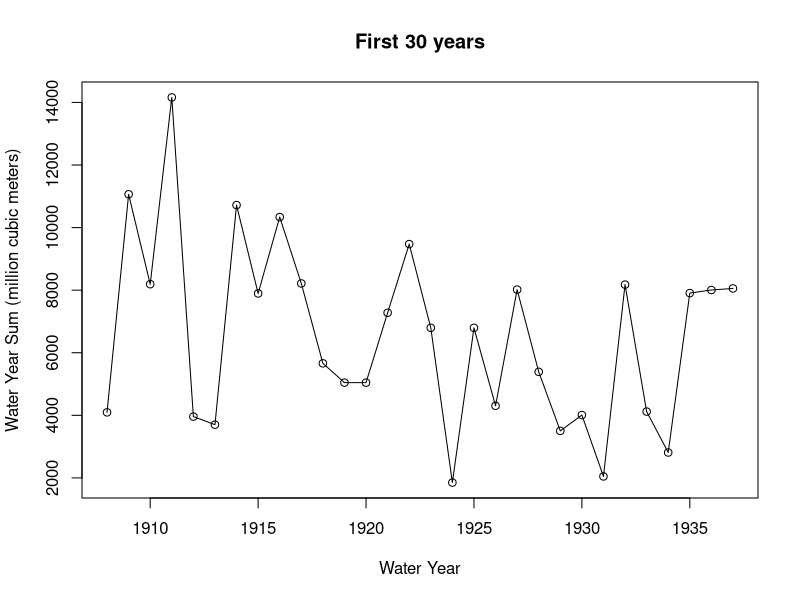
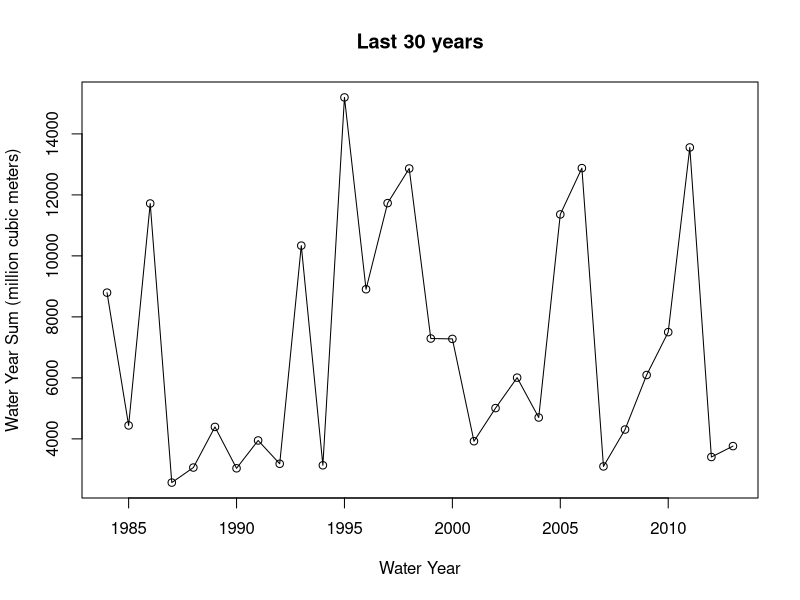
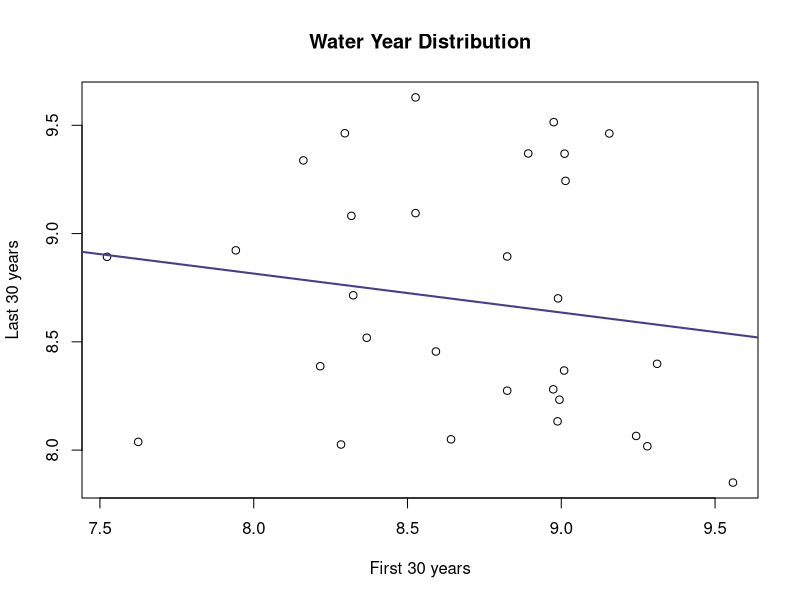

Write the R code that produced these figures, in order.
## ---- chunk 1
setwd("~/EnvE 105/Project")
precip = read.csv(file ="Precipitation_San_Joaquin.csv")
firesc = read.csv(file = "FiresClipTableExport.csv")

install.packages("plyr",repos="http://cran.rstudio.com/")
library(plyr)

precipsub = precip[1:30,]
PrecipSub = precip[77:106,]

y = 43560*(0.3048^(3))
precip$WYSum = precip$WYsum *y
precipsub$WYSum = precipsub$WYsum * y
PrecipSub$WYSum = PrecipSub$WYsum * y

firesc$FID_ = NULL
firesc[2:16] = list(NULL)

fires = as.data.frame(table(firesc$YEAR_))
colnames(fires)[grepl("Var1", colnames(fires))] = "Year"
colnames(fires)[grepl("Freq", colnames(fires))] = "Num_Fires"

areasum = ddply(firesc, "YEAR_", numcolwise(sum))
areamean = ddply(firesc, "YEAR_", numcolwise(mean))

x = 1e+06
areasum$ShapeArea = areasum$Shape_Area / x
areamean$ShapeArea = areamean$Shape_Area / x

plot(WYSum~WY, data = precipsub, main = "First 30 years", xlab = "Water Year", ylab = "Water Year Sum (million cubic meters)")
lines(WYSum~WY, data = precipsub, xlab = "Water Year", ylab = "Water Year Sum (million cubic meters)")

plot(WYSum~WY, data = PrecipSub, main = "Last 30 years", xlab = "Water Year", ylab = "Water Year Sum (million cubic meters)")
lines(WYSum~WY, data = PrecipSub, xlab = "Water Year", ylab = "Water Year Sum (million cubic meters)")

fit = lm(log(PrecipSub$WYSum)~log(precipsub$WYSum))
summary(fit)

plot(log(PrecipSub$WYSum)~log(precipsub$WYSum), main = "Water Year Distribution", xlab = "First 30 years", ylab = "Last 30 years")
abline(fit, col = "darkslateblue",lwd = 2)

tbl = table(precip$Yr.type)
tbl

fires1 = fires[1:10,]
precip1 = precip[1:10,]

fires2 = fires[11:20,]
precip2 = precip[11:20,]

fires3 = fires[21:30,]
precip3 = precip[21:30,]

fires4 = fires[31:40,]
precip4 = precip[31:40,]

fires5 = fires[41:50,]
precip5 = precip[41:50,]

fires6 = fires[51:60,]
precip6 = precip[51:60,]

fires7 = fires[61:70,]
precip7 = precip[61:70,]

fires8 = fires[71:80,]
precip8 = precip[71:80,]

fires9 = fires[81:90,]
precip9 = precip[81:90,]

fires10 = fires[91:106,]
precip10 = precip[91:106,]

